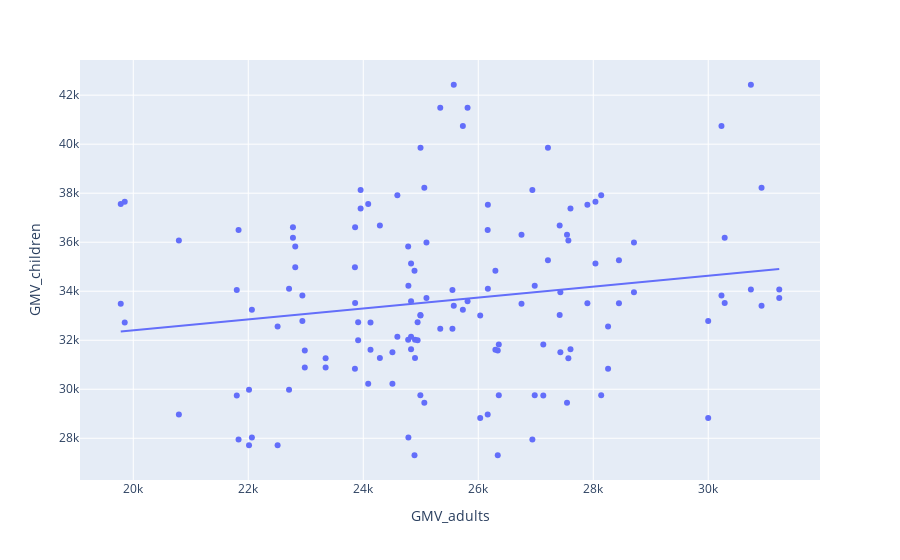

Notebook cell for this chart:
### Code cell
#adding a trendline
fig = px.scatter(df, x="GMV_adults", y="GMV_children",trendline="ols")
fig.show()

### Figure 1 — Plotly figure (JSON) as saved in the notebook; plotly's stock layout.template omitted (floating-point values rounded to 4 significant figures; data arrays with more than 128 entries replaced by an {"elided": "..."} marker saying what was removed)
{"data": [{"hovertemplate": "GMV_adults=%{x}<br>GMV_children=%{y}<extra></extra>", "legendgroup": "", "marker": {"color": "#636efa", "symbol": "circle"}, "mode": "markers", "name": "", "orientation": "v", "showlegend": false, "type": "scatter", "x": {"elided": "134 int values"}, "xaxis": "x", "y": {"elided": "134 int values"}, "yaxis": "y"}, {"hovertemplate": "<b>OLS trendline</b><br>GMV_children = 0.222194 * GMV_adults + 27963.7<br>R<sup>2</sup>=0.029419<br><br>GMV_adults=%{x}<br>GMV_children=%{y} <b>(trend)</b><extra></extra>", "legendgroup": "", "marker": {"color": "#636efa", "symbol": "circle"}, "mode": "lines", "name": "", "showlegend": false, "type": "scatter", "x": {"elided": "134 int values"}, "xaxis": "x", "y": {"elided": "134 float values"}, "yaxis": "y"}], "layout": {"legend": {"tracegroupgap": 0}, "margin": {"t": 60}, "xaxis": {"anchor": "y", "domain": [0, 1], "title": {"text": "GMV_adults"}}, "yaxis": {"anchor": "x", "domain": [0, 1], "title": {"text": "GMV_children"}}}}
